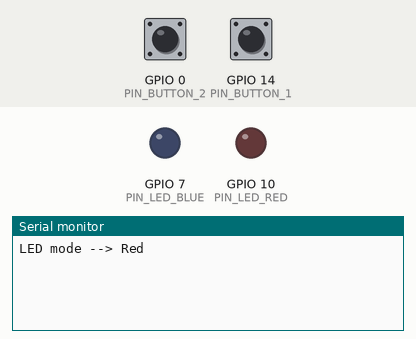
Recording of a program running on a simulated ESP32-S3. Parts: output pins drawn as LEDs (lit = HIGH), the last lines printed to the serial monitor. The test bench sets the inputs (shaded band); at power-on: GPIO 0 (PIN_BUTTON_2) HIGH, GPIO 14 (PIN_BUTTON_1) HIGH.

Above: at 3.7 s.
3.8 s: GPIO 0 (PIN_BUTTON_2) pulled LOW for 1.25 s
At 4.9 s:
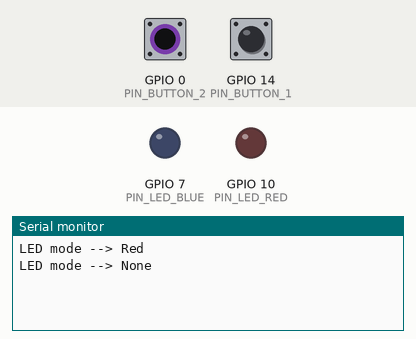
6.5 s: GPIO 0 (PIN_BUTTON_2) pulled LOW for 1.25 s
At 8.4 s:
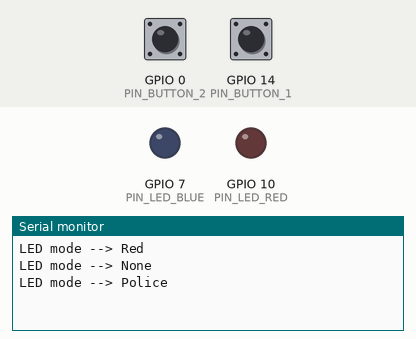
9.2 s: GPIO 0 (PIN_BUTTON_2) driven LOW
At 10.7 s:
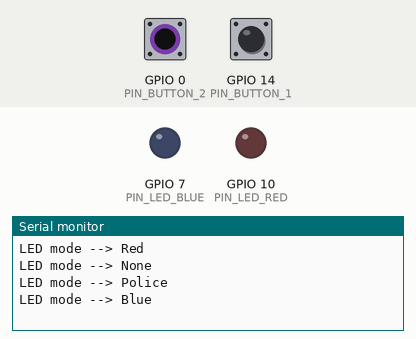

The program:

main.cpp
```cpp
#include <Arduino.h>

#define countof(ARRAY) (sizeof(ARRAY) / sizeof(ARRAY[0]))

// Minimal time unit (in loop cycles)
#define TIME_UNIT 1000

#define CYCLE_FORWARD   false
#define CYCLE_BACKWARD  true

constexpr const uint32_t SLOW_BLINK_PERIOD = 1000 * TIME_UNIT;
constexpr const uint32_t FAST_BLINK_PERIOD = 100 * TIME_UNIT;

struct BoardConfig {
    // Button pins use pull-up logic (active low)
    int PIN_BUTTON_1;
    int PIN_BUTTON_2;

    // LED pins use pull-down logic (active high)
    int PIN_LED_RED;
    int PIN_LED_BLUE;
};

constexpr const BoardConfig BOARD_CONFIG = {
    .PIN_BUTTON_1 = 14,
    .PIN_BUTTON_2 = 0,
    .PIN_LED_RED  = 10,
    .PIN_LED_BLUE = 7,
};

enum class LED_Mode {
    None   = 0,
    Red    = 1,
    Blue   = 2,
    Police = 3,

    // Always set Count to the last enum value + 1
    Count  = 4,
};

struct PinState {
    const int pin;  // GPIO pin
    bool state;     // Logical state (on/off)
};

// LED indices in the g_leds array
#define ID_RED  0
#define ID_BLUE 1

// Initialize initial state
PinState g_leds[] = {
    { BOARD_CONFIG.PIN_LED_RED,  0 },
    { BOARD_CONFIG.PIN_LED_BLUE, 0 },
};

struct LED_Constellation {
    const bool red;
    const bool blue;
};

constexpr const LED_Constellation POLICE_PATTERN[] {
    { 1, 0 }, { 0, 0 }, { 1, 0 }, { 0, 0 }, { 1, 0 }, { 0, 0 },     // Blinks red 3 times
    { 0, 1 }, { 0, 0 }, { 0, 1 }, { 0, 0 }, { 0, 1 }, { 0, 0 },     // Blinks blue 3 times
};

// Police mode pattern index
uint8_t g_police_index = 0;

// Holds last read state of physical buttons
bool g_button_state[2] = {};

// Button indices in the g_button_state array
constexpr const int ID_BUTTON_1 = 0;
constexpr const int ID_BUTTON_2 = 1;

// Holds currently chosen LED mode
LED_Mode g_led_mode = {};
uint32_t g_loop_counter = 0;
uint32_t g_blink_period = 0;

// Reads button and switches modes
void Process_Input_Pins();

// Turns all the LEDs on or off according to its logical state
void Process_Output_Pins();

// On each period, prepares each LED logical state according to the mode
// Returns true if the state has changed
bool Process_State();

// Switches LED blinking modes in cycle
void Cycle_LED_Modes(bool backward);

// Used for logging
const char* LED_Mode_To_String(LED_Mode mode);

void setup() {
    Serial.begin(115200);

    pinMode(BOARD_CONFIG.PIN_LED_RED,  OUTPUT);
    pinMode(BOARD_CONFIG.PIN_LED_BLUE, OUTPUT);
    pinMode(BOARD_CONFIG.PIN_BUTTON_1, INPUT_PULLUP);
    pinMode(BOARD_CONFIG.PIN_BUTTON_2, INPUT_PULLUP);

    Process_Output_Pins();
    Cycle_LED_Modes(CYCLE_FORWARD);
}

void loop() {
    ++g_loop_counter;

    Process_Input_Pins();
    if (Process_State())
        Process_Output_Pins();
}

void Process_Input_Pins() {
    // Read button state every time unit
    if (g_loop_counter % TIME_UNIT)
        return;

    int button_1 = digitalRead(BOARD_CONFIG.PIN_BUTTON_1);
    if (g_button_state[ID_BUTTON_1] != button_1) {
        g_button_state[ID_BUTTON_1] = button_1;
        // Switch LED mode forward when button 1 is depressed
        if (button_1 == LOW) {
            Cycle_LED_Modes(CYCLE_FORWARD);
        }
    }

    int button_2 = digitalRead(BOARD_CONFIG.PIN_BUTTON_2);
    if (g_button_state[ID_BUTTON_2] != button_2) {
        g_button_state[ID_BUTTON_2] = button_2;
        // Switch LED mode backward when button 2 is depressed
        if (button_2 == LOW) {
            Cycle_LED_Modes(CYCLE_BACKWARD);
        }
    }
}

void Cycle_LED_Modes(bool backward) {
    int new_mode = backward
        ? static_cast<int>(g_led_mode) - 1
        : static_cast<int>(g_led_mode) + 1;
    if (new_mode >= static_cast<int>(LED_Mode::Count))
        new_mode = 0;
    if (new_mode < 0)
        new_mode = static_cast<int>(LED_Mode::Count) - 1;

    g_led_mode = static_cast<LED_Mode>(new_mode);

    switch (g_led_mode) {
        case LED_Mode::None:
            g_blink_period = 0;
            break;
        case LED_Mode::Red:
        case LED_Mode::Blue:
            g_blink_period = SLOW_BLINK_PERIOD;
            break;
        case LED_Mode::Police:
            g_blink_period = FAST_BLINK_PERIOD;
            g_police_index = 0;
            break;
    }
    Serial.printf("LED mode --> %s\n", LED_Mode_To_String(g_led_mode));
}

// Returns true if the state has changed
bool Process_State() {
    // State switching should occur only when a period has elapsed
    if (g_blink_period && g_loop_counter % g_blink_period)
        return false;

    switch (g_led_mode) {
        case LED_Mode::None:
            g_leds[ID_RED].state = 0;
            g_leds[ID_BLUE].state = 0;
            g_blink_period = UINT32_MAX;  // Don't need to handle state anymore
            break;
        case LED_Mode::Red:
            // Switch off the blue LED, switch the red LED to the opposite
            g_leds[ID_RED].state ^= 1;
            g_leds[ID_BLUE].state = 0;
            break;
        case LED_Mode::Blue:
            // Switch off the red LED, switch the blue LED to the opposite
            g_leds[ID_RED].state = 0;
            g_leds[ID_BLUE].state ^= 1;
            break;
        case LED_Mode::Police: {
            const auto& cstel = POLICE_PATTERN[g_police_index++];
            g_leds[ID_RED].state = cstel.red;
            g_leds[ID_BLUE].state = cstel.blue;
            if (g_police_index >= countof(POLICE_PATTERN))
                g_police_index = 0;
            break;
        }
    }
    return true;
}

void Process_Output_Pins() {
    for (size_t i = 0; i < countof(g_leds); ++i) {
        digitalWrite(g_leds[i].pin, g_leds[i].state ? HIGH : LOW);
    }
}

const char* LED_Mode_To_String(LED_Mode mode) {
    switch (mode) {
        case LED_Mode::None:   return "None";
        case LED_Mode::Red:    return "Red";
        case LED_Mode::Blue:   return "Blue";
        case LED_Mode::Police: return "Police";
    }
    return "";
}
```

Measured:
- after the input at 3.8 s, the serial monitor: prints a new line after 0.17 s (image 1)
- after the input at 6.5 s, the serial monitor: prints a new line after 0.47 s (image 2)
- after the input at 9.2 s, the serial monitor: prints a new line after 0.77 s (image 3)
